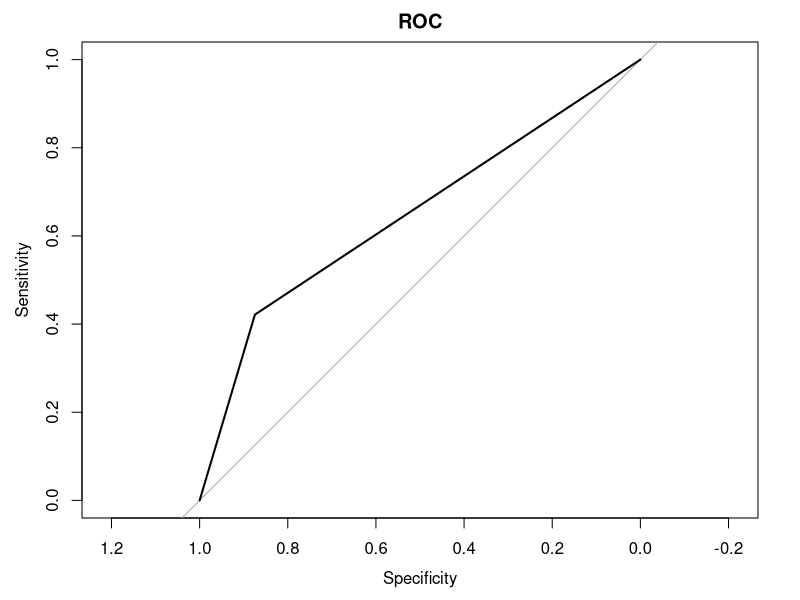
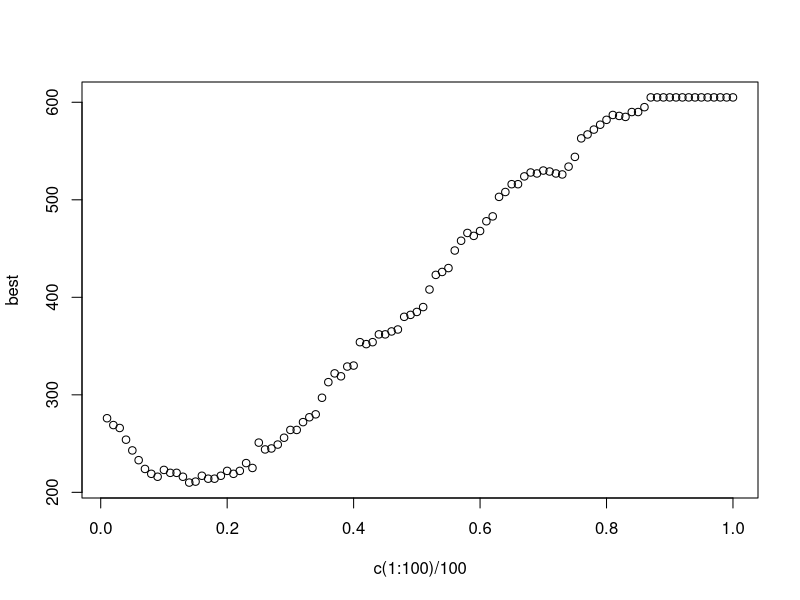

The R script that drew these images, in order:
## ---- chunk 1
knitr::opts_chunk$set(echo = TRUE)
## ---- chunk 2

rm(list=ls())
library(pROC)

#load data and show the top of it
data<-read.table("germancredit.txt",sep = " ")
head(data)

#so V21 is in 1's and 2's and we need 0's and 1's so let's fix that
data$V21[data$V21==1]<-0
data$V21[data$V21==2]<-1

#we should split the data into training and testing
#let's do a 60/40 split
rows <- nrow(data)
train_size <- round((rows)*.6)
train <- sample(1:rows, size = train_size, replace = FALSE)
training <- data[train,]
validate <- data[-train,]

#now let's build our log regression model and show it
log_reg = glm(V21 ~.,family=binomial(link = "logit"),data=training)
summary(log_reg)
#so let's redo this model with only the significant parameters shown in the first model
log_reg = glm(V21 ~ V1+V2+V3+V4+V5+V6+V7+V8+V9+V10+V12+V14+V16+V20,family=binomial(link = "logit"),data=training)
summary(log_reg)

#lets do it again
log_reg = glm(V21 ~ V1+V2+V4+V5+V6+V7+V8+V9+V10+V14,family=binomial(link = "logit"),data=training)
summary(log_reg)

#let's roll with the above model
#lets make a prediction with it
model_test <- predict(log_reg, newdata=validate[,-21], type="response")
#let's make the confusion matrix
test <- as.matrix(table(validate$V21, round(model_test)))
test
#show the accuracy from the confusion matrix
accuracy <- (test[1,1]+test[2,2])/(test[1,1]+test[1,2]+test[2,1]+test[2,2])
accuracy

#now we have to binary out each important variable for testing
training$V1A12[training$V1 == "A12"] <- 1
training$V1A12[training$V1 != "A12"] <- 0

training$V1A13[training$V1 == "A13"] <- 1
training$V1A13[training$V1 != "A13"] <- 0

training$V1A14[training$V1 == "A14"] <- 1
training$V1A14[training$V1 != "A14"] <- 0

training$V4A41[training$V4 == "A41"] <- 1
training$V4A41[training$V4 != "A41"] <- 0

training$V4A410[training$V4 == "A410"] <- 1
training$V4A410[training$V4 != "A410"] <- 0

training$V4A42[training$V4 == "A42"] <- 1
training$V4A42[training$V4 != "A42"] <- 0

training$V4A43[training$V4 == "A43"] <- 1
training$V4A43[training$V4 != "A43"] <- 0

training$V4A49[training$V4 == "A49"] <- 1
training$V4A49[training$V4 != "A49"] <- 0

training$V6A64[training$V6 == "A64"] <- 1
training$V6A64[training$V6 != "A64"] <- 0

training$V6A65[training$V6 == "A65"] <- 1
training$V6A65[training$V6 != "A65"] <- 0

training$V9A93[training$V9 == "A93"] <- 1
training$V9A93[training$V9 != "A93"] <- 0

training$V14A143[training$V14 == "A143"] <- 1
training$V14A143[training$V14 != "A143"] <- 0

#let's re-model with these subsets
log_reg = glm(V21 ~ V1A13 + V1A14 + V2 + V4A41 + V4A410 + V4A42 + V4A43 + V4A49 + V5 + V6A64 + V6A65 + V8 + V9A93 + V14A143,family=binomial(link = "logit"),data=training)
summary(log_reg)

#remove V4A42 and V6A64 as these are shown not relevant above
log_reg = glm(V21 ~ V1A13 + V1A14 + V2 + V4A41 + V4A410  + V4A43 + V4A49 + V5 + V6A65 + V8 + V9A93 + V14A143,family=binomial(link = "logit"),data=training)
summary(log_reg)

#now we have to validate
#add above created variables to validation data
validate$V1A12[validate$V1 == "A12"] <- 1
validate$V1A12[validate$V1 != "A12"] <- 0

validate$V1A13[validate$V1 == "A13"] <- 1
validate$V1A13[validate$V1 != "A13"] <- 0

validate$V1A14[validate$V1 == "A14"] <- 1
validate$V1A14[validate$V1 != "A14"] <- 0

validate$V4A41[validate$V4 == "A41"] <- 1
validate$V4A41[validate$V4 != "A41"] <- 0

validate$V4A410[validate$V4 == "A410"] <- 1
validate$V4A410[validate$V4 != "A410"] <- 0

validate$V4A42[validate$V4 == "A42"] <- 1
validate$V4A42[validate$V4 != "A42"] <- 0

validate$V4A43[validate$V4 == "A43"] <- 1
validate$V4A43[validate$V4 != "A43"] <- 0

validate$V4A49[validate$V4 == "A49"] <- 1
validate$V4A49[validate$V4 != "A49"] <- 0

validate$V6A64[validate$V6 == "A64"] <- 1
validate$V6A64[validate$V6 != "A64"] <- 0

validate$V6A65[validate$V6 == "A65"] <- 1
validate$V6A65[validate$V6 != "A65"] <- 0

validate$V9A93[validate$V9 == "A93"] <- 1
validate$V9A93[validate$V9 != "A93"] <- 0

validate$V14A143[validate$V14 == "A143"] <- 1
validate$V14A143[validate$V14 != "A143"] <- 0

#test model
val_predict<-predict(log_reg,validate,type = "response")
#set threshold for predictions
threshold <- as.integer(val_predict > 0.5)
con_mat <- table(threshold, validate$V21)
con_mat
accuracy <- (con_mat[1,1] + con_mat[2,2]) / sum(con_mat)
accuracy

#our new model accuracy is similar to the original model accuracy using all factors, so this model is superior as it is more simple and just as accurate

#lets make the ROC curve for quality of fit
QOF<-roc(validate$V21,threshold)
plot(QOF,main="ROC")
QOF

#looks like for threshold of 0.5, it will classify ~70% of predictions correctly and 0.5 looks like a good threshold


#PART B: incorrectly classifying a bad customer is 5 times worse than incorrectly classifying a good customer

#let's find the optimal threshold...

best <- c()
for(i in 1:100)
{
  threshold <- as.integer(val_predict > (i/100)) # calculate threshold predictions

  confusion <-as.matrix(table(threshold,validate$V21))

  if(nrow(confusion)>1) { c1 <- confusion[2,1] } else { c1 <- 0 }
  if(ncol(confusion)>1) { c2 <- confusion[1,2] } else { c2 <- 0 }
  best <- c(best, c2*5 + c1)
}

plot(c(1:100)/100,best)

best_threshold <- which.min(best)
best_threshold/100
#so best threshold for classifying is 0.15 (may vary slightly when I knit into html) in terms of costliness, but everything below .2 isn't bad

#also, this HW was so long so congrats if you've peer graded all the way to the end here lol
